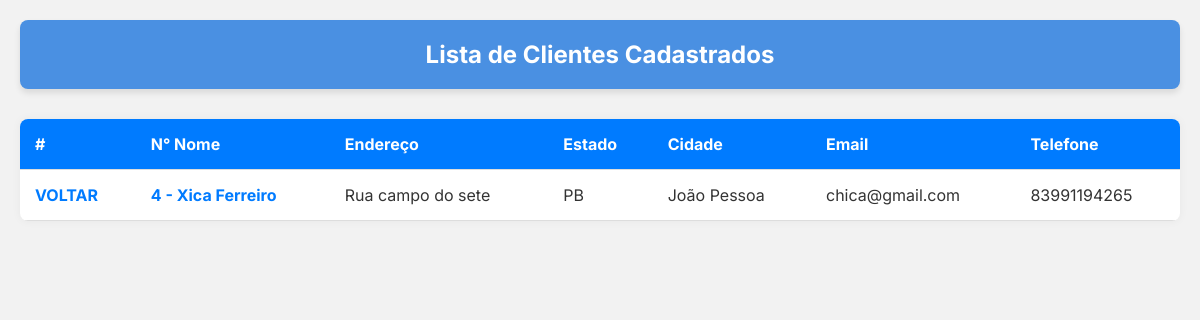
The app's page /cliente/4/ with its own data.
### core/models.py (models this page shows, shortened)
class Cliente(models.Model):
    nome = models.CharField('Nome', max_length=100)  # Nome do cliente
    sobrenome = models.CharField(
        'Sobrenome', max_length=100)  # Sobrenome do cliente
    endereco = models.CharField(
        'Endereço', max_length=200)  # Endereço do cliente
    estado = models.CharField('Estado', max_length=50)  # Estado do cliente
    cidade = models.CharField('Cidade', max_length=100)  # Cidade do cliente
    email = models.EmailField('E-mail', max_length=100)  # E-mail do cliente
    telefone = models.CharField(
        'Telefone', max_length=15, blank=True, null=True)  # Telefone do cliente

### core/views.py (the view)
# urls.py: path('cliente/<int:pk>/', cliente, name='cliente'),
def cliente(request, pk):
    cli = Cliente.objects.get(pk=pk)
    context = {
        'cliente': cli,
    }
    return render(request, 'cliente.html', context)

### core/templates/cliente.html (shortened to what this page needs)
{% load static %}
<!DOCTYPE html>
<html lang="pt-br">
<head>
    <link rel="stylesheet" href="{% static 'css/cliente.css' %}">
</head>
<body style="font-family: 'Inter', sans-serif;">
    <header>
      <h2>Lista de Clientes Cadastrados</h2>
    </header>
    <table class="tabela-clientes">
      <thead>
        <tr>
          <th>#</th>
          <th>N° Nome</th>
          <th>Endereço</th>
          <th>Estado</th>
          <th>Cidade</th>
          <th>Email</th>
          <th>Telefone</th>
        </tr>
      </thead>
      <tbody>
        <tr>
          <td><a href="{% url 'index' %}">VOLTAR</a></td>
          <td>
            <a href="#">{{ cliente.id }} - {{ cliente.nome }} {{ cliente.sobrenome }}</a>
          </td>
          <td>{{ cliente.endereco }}</td>
          <td>{{ cliente.estado }}</td>
          <td>{{ cliente.cidade }}</td>
          <td>{{ cliente.email }}</td>
          <td>{{ cliente.telefone }}</td>
        </tr>
      </tbody>
    </table>
  </body>
</html>

### core/static/css/cliente.css (style rules this page uses)
* { margin: 0; padding: 0; box-sizing: border-box; font-family:'Inter', sans-serif; ; }
body { background-color: #f2f2f2; padding: 20px; color: #333; }
header { background-color: #4a90e2; color: white; padding: 20px; text-align: center; border-radius: 8px; margin-bottom: 30px; box-shadow: 0 4px 6px rgba(0, 0, 0, 0.1); }
header h2 { font-size: 24px; font-weight: bold; }
table.tabela-clientes { width: 100%; border-collapse: collapse; background-color: white; border-radius: 8px; overflow: hidden; box-shadow: 0 0 10px rgba(0,0,0,0.05); }
.tabela-clientes thead { background-color: #007BFF; color: white; }
.tabela-clientes th, .tabela-clientes td { padding: 15px; text-align: left; border-bottom: 1px solid #ddd; }
.tabela-clientes a { text-decoration: none; color: #007BFF; font-weight: bold; }

### records on screen
Cliente: id "4", nome "Xica", sobrenome "Ferreiro", endereco "Rua campo do sete", estado "PB", cidade "João Pessoa", email "chica@gmail.com", telefone "83991194265"
